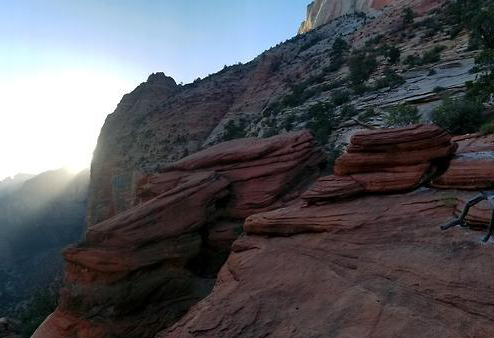
#> input picture A.png, 494 x 338 px
$ python homography.py
#> lines starting #> are read from the running program, lines starting #| are printed output that depends on the picture
import numpy as np
import cv2
from matplotlib import pyplot as plt

def dlt(X, Y):
    """ Random DLT expecting shape (3,?) """
    homography_kron = lambda x,y: np.kron(np.array([
        [0, -y[2], y[1]],
        [-y[2], 0, y[0]],
        [-y[1], y[0], 0]
    ]), x.T)
    choices = np.random.permutation(X.shape[1])[:4]
    A = np.vstack([homography_kron(x, y) for x,y in zip(X[:, choices].T, Y[:, choices].T)])
    V = np.linalg.svd(A)[2].T
    H = V[:, -1].reshape(-1, X.shape[0]) / V[-1,-1]
    H[2,0] = H[2,1] = 0 # Enforce affine transformation
    return H

def homography(src, dst):
    """ Compute homography (should drop-in replace homography_cv2) """
    X, Y = np.vstack([src.T, np.ones(len(src))]), np.vstack([dst.T, np.ones(len(src))])
    inliers = lambda H: np.sum((Y-np.dot(H,X))**2, axis=0) + np.sum((X-np.dot(np.linalg.inv(H),Y))**2, axis=0)<5**2*2
    H = max((dlt(X, Y) for i in range(2000)), key=lambda H:np.sum(inliers(H))) # RANSAC
    return H, inliers(H).astype(int).tolist()

# [6 lines of commented-out code are left out]

def plot_matching(imA,kpsA,imB,kpsB,matches,H,inliers):
    imB = imB.copy()
    h,w = imA.shape[:2]
    transformed_box = cv2.perspectiveTransform(np.float32([[0,0],[0,h-1],[w-1,h-1],[w-1,0]]).reshape(-1,1,2),H)
    cv2.polylines(imB,[np.int32(transformed_box)],True,255,3, cv2.LINE_AA)
    im = cv2.drawMatches(imA,kpsA,imB,kpsB,matches,None,
        matchColor = (0,255,0), # draw matches in green color
        singlePointColor = None,
        matchesMask = inliers, # draw only inliers
        flags = 2)
    plt.figure(figsize=(20,10))
    plt.imshow(im, 'gray')

def plot_stitching(imA,imB,H):
    is_gray = len(imA.shape)==2
    # Transform imA bounding box
    h,w = imA.shape[:2]
    transformed_box = cv2.perspectiveTransform(np.float32([[0,0],[0,h-1],[w-1,h-1],[w-1,0]]).reshape(-1,1,2),H)
    # Find bounding box
    bounding_box = np.array([
        min(0, *transformed_box[:,0,1]),              # [0,0] top
        max(imB.shape[0]-1, *transformed_box[:,0,1]), # [0,1] bottom
        min(0, *transformed_box[:,0,0]),              # [1,0] left
        max(imB.shape[1]-1, *transformed_box[:,0,0]), # [1,1] right
    ]).reshape((2,2))
    translate_transform = -np.expand_dims(bounding_box[:,0], 1)
    shape_imC = np.ceil((bounding_box+translate_transform)[:,1]).astype(int)
    box_imB = (np.array([0, imB.shape[0]-1, 0, imB.shape[1]-1]).reshape((2,2))+translate_transform).astype(int)
    # Allocate new image
    imC = np.zeros(shape_imC if is_gray else tuple(shape_imC)+(3,))
    # Copy imB onto imC
    imC[box_imB[0,0]:box_imB[0,0]+imB.shape[0],box_imB[1,0]:box_imB[1,0]+imB.shape[1]] = imB
    # Copy imA onto imC
    H = H.copy()
    H[:2,2] += np.squeeze(translate_transform)[::-1] # adjust translation to imC
    _imA = cv2.warpPerspective(imA,H,imC.shape[:2][::-1])
    imC[_imA!=0]=_imA[_imA!=0]
    # print(shape_imC)
    plt.figure(figsize=(20,10))
    if is_gray:
        plt.imshow(imC, 'gray')
    else:
        plt.imshow(imC[...,::-1]/255)

def main():
    # Read images
    imA = cv2.cvtColor(cv2.imread("A.png"), cv2.COLOR_BGR2GRAY)
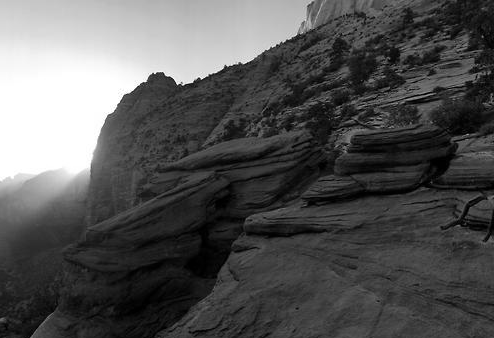
#> imA: shape (338, 494); min 0, max 255, mean 84.3
    imB = cv2.cvtColor(cv2.imread("B1.png"), cv2.COLOR_BGR2GRAY)
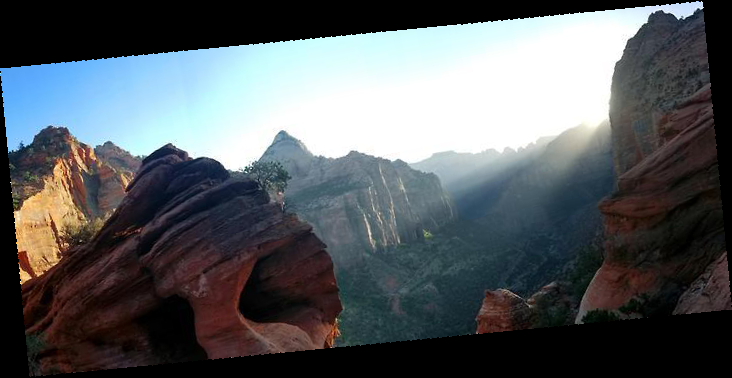
#> input picture B1.png, 732 x 378 px
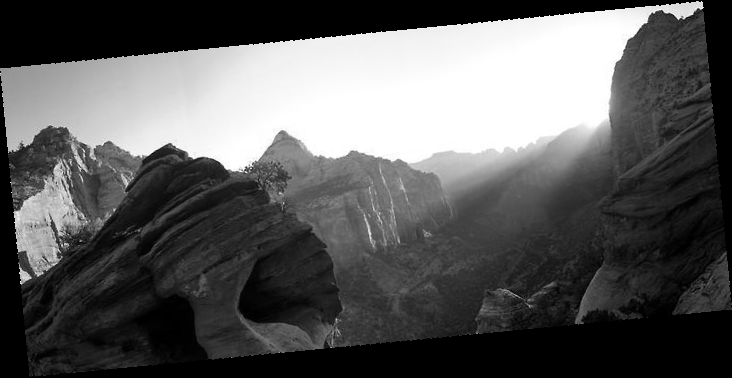
#> imB: shape (378, 732); min 0, max 255, mean 91
    # SIFT+FLANN matching
    sift = cv2.xfeatures2d.SIFT_create()
    (kpsA, desA) = sift.detectAndCompute(imA, None)
#> kpsA = 722 keypoints; strongest (x, y, size): (225, 67, 2.1), (167, 75, 2.6), (170, 79, 3.3), (244, 62, 2.5)
    (kpsB, desB) = sift.detectAndCompute(imB, None)
#> kpsB = 545 keypoints; strongest (x, y, size): (700, 5, 4.8), (229, 107, 88.4), (701, 7, 2.5), (666, 8, 6.3)
    flann = cv2.FlannBasedMatcher(dict(algorithm = 0, trees = 5), dict(checks = 50))
    # Lowe's ratio test
    matches = [m for m,n in flann.knnMatch(desA,desB,k=2) if m.distance < 0.7*n.distance]
#> matches = 36 matches
    if len(matches)>10:
        while 1: # Just try again when getting singular matrix
            try:
                H, inliers = homography(
                    np.float32([ kpsA[m.queryIdx].pt for m in matches ]),
                    np.float32([ kpsB[m.trainIdx].pt for m in matches ]))
                break
            except np.linalg.linalg.LinAlgError:
                continue
    else:
        print("Not enough matches are found")
        sys.exit(1)
    print(H, len(inliers))
#| [[ 9.76938354e-01  1.99876355e-01  4.88607756e+02]
#|  [-1.97759741e-01  9.86680075e-01 -2.94016098e+01]
#|  [ 0.00000000e+00  0.00000000e+00  1.00000000e+00]] 36
    # plot_matching(imA,kpsA,imB,kpsB,matches,H,inliers)
    # plot_stitching(imA, imB, H)
    plot_stitching(cv2.imread("A.png"),cv2.imread("B1.png"),H)
#> in plot_stitching, `imC[box_imB[0,0]:box_imB[0,0]+imB.shape[0],box_imB[1,0]:box_imB[1,0]+i..`:
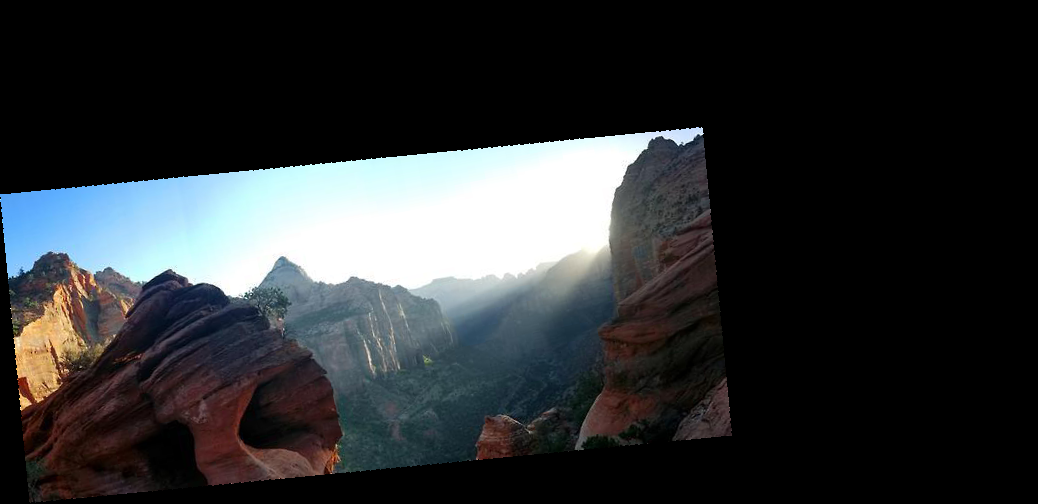
#> imC: shape (504, 1038, 3) float64; mean B, G, R 50.6, 48.7, 46.1
#> in plot_stitching, `_imA = cv2.warpPerspective(imA,H,imC.shape[:2][::-1])`:
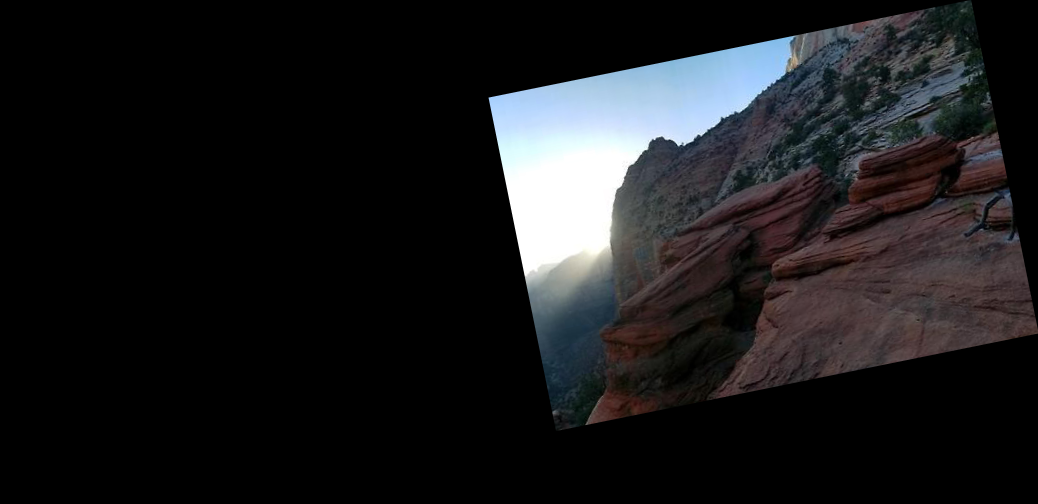
#> _imA: shape (504, 1038, 3); mean B, G, R 28.5, 26.8, 26.7
#> in plot_stitching, imA is the input picture: shape (338, 494, 3); mean B, G, R 89, 83.8, 83.5
#> in plot_stitching, `imC[_imA!=0]=_imA[_imA!=0]`:
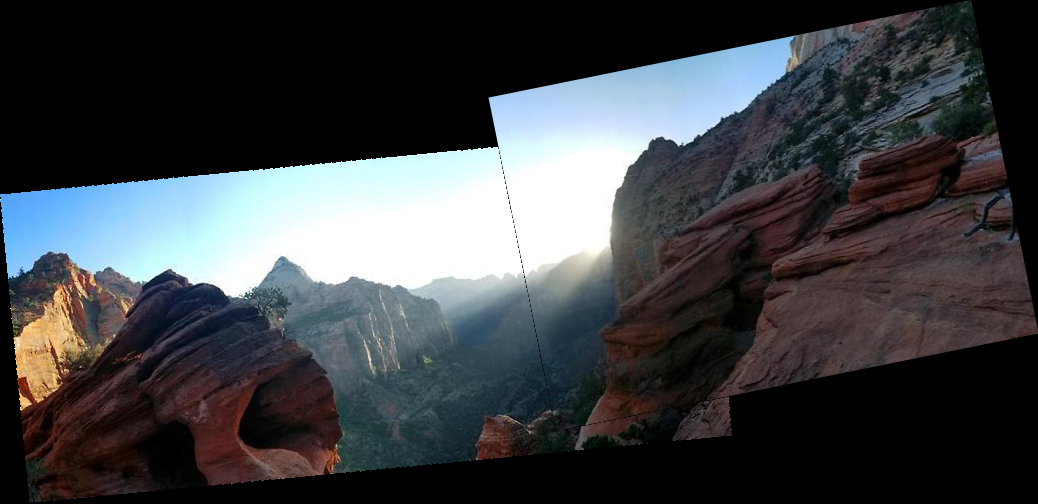
#> imC: shape (504, 1038, 3) float64; mean B, G, R 68.2, 64.8, 62.2
    plt.show()

if __name__ == '__main__':
    main()
